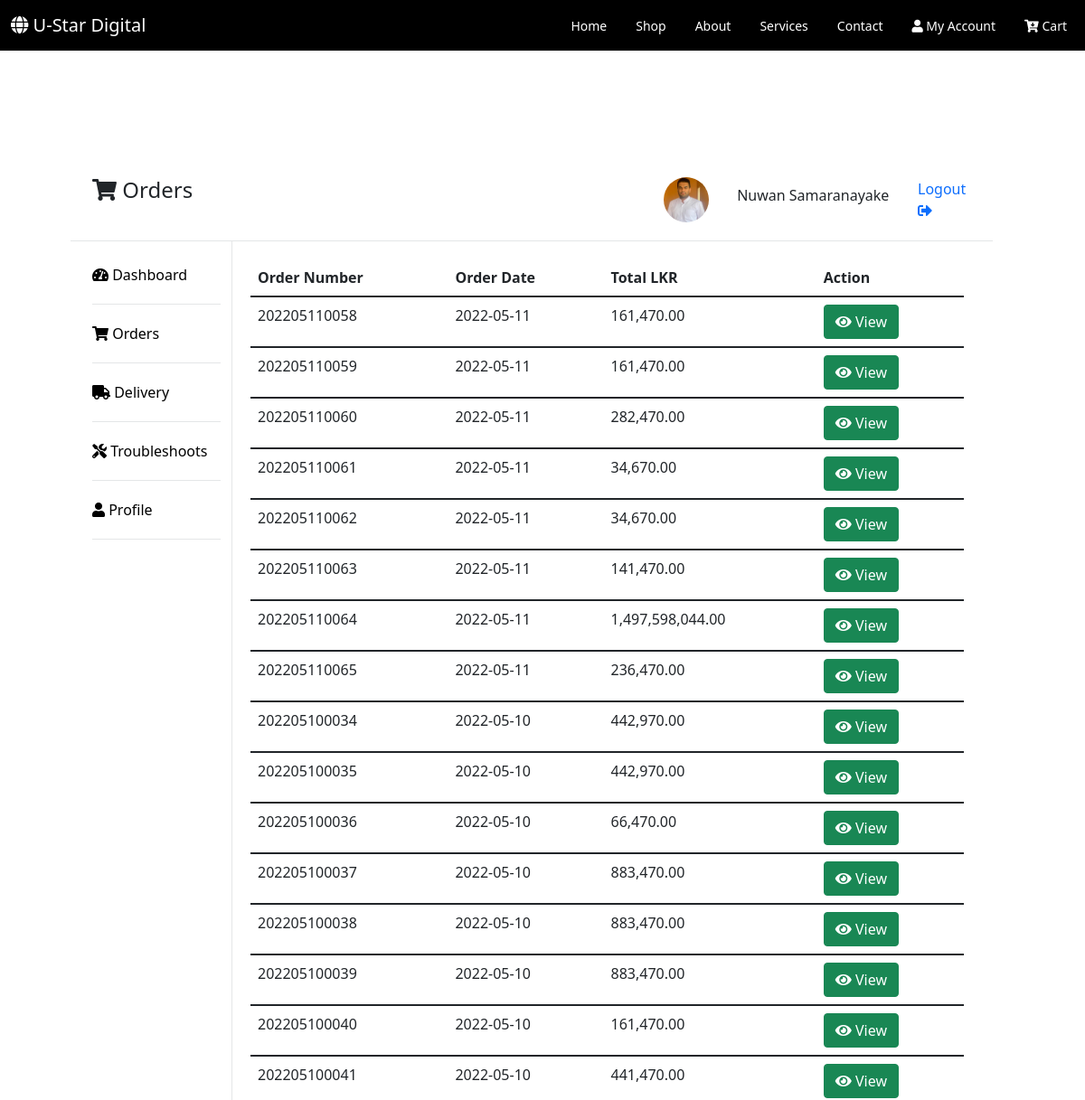
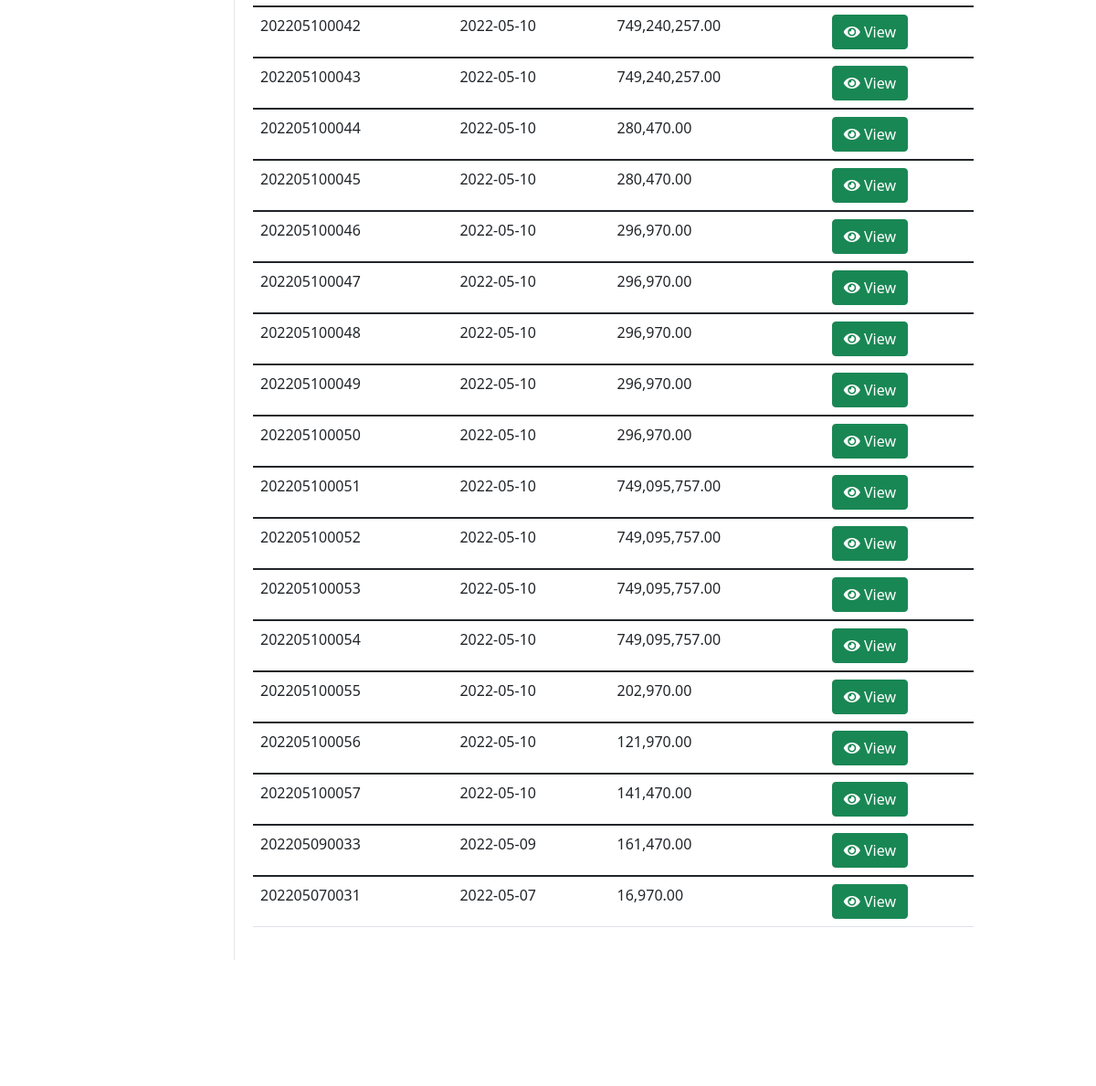
/dashboard/orders.php (signed in, upper part), run on an earlier commit of the app's database (2 pictures, top to bottom).
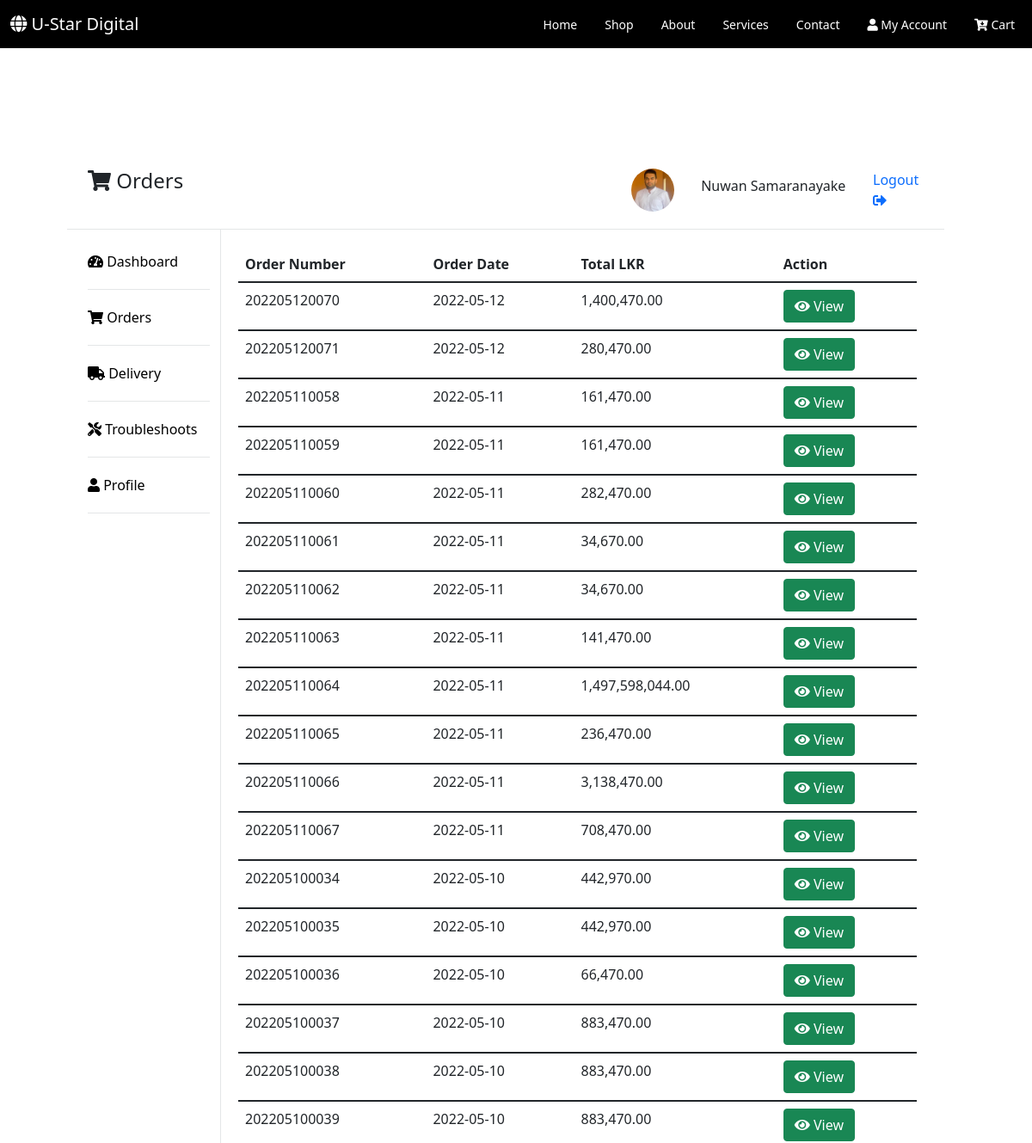
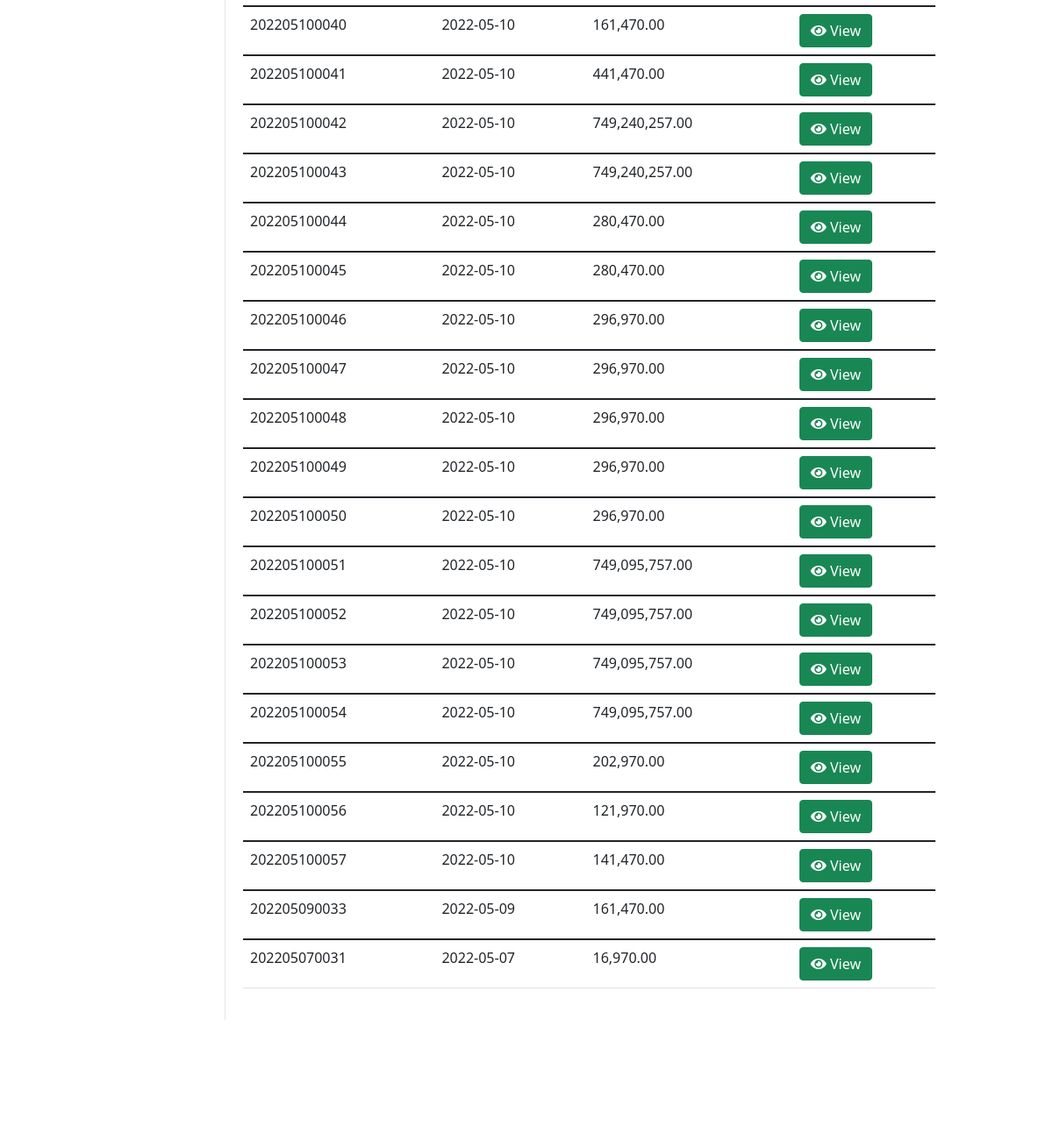
And on a later commit of the database (2 pictures, top to bottom).
### tables this page shows
CREATE TABLE `orders` (
  `order_id` int(11) NOT NULL,
  `order_number` varchar(255) NOT NULL,
  `order_total` int(11) NOT NULL,
  `total_discount` int(11) NOT NULL,
  `delivery_charge` int(11) NOT NULL,
  `order_date` date NOT NULL,
  `order_time` time NOT NULL,
  `user_id` int(11) NOT NULL,
  `payment_id` int(11) NOT NULL,
  `grand_total` int(11) NOT NULL,
  `courier_status` int(11) NOT NULL
);

### dashboard/orders.php (the view, shortened to what this page needs)
<?php
include "site_nav.php";
include "dashboard_nav.php";
$db = db_con();
?>
<div class="col-10 dash_content">
    <div class="page_tables">
        <table class="table table-hover">
            <thead>
                <tr>
                    <th scope="col" class="table_head">Order Number</th>
                    <th scope="col" class="table_head">Order Date</th>
                    <th scope="col" class="table_head">Total LKR</th>
                    <th scope="col" class="table_head">Action</th>
                </tr>
            </thead>
            <tbody>
                <?php
                $user_id =  $_SESSION['user_id'];
                $sql = "SELECT * FROM orders o WHERE o.user_id = $user_id ORDER BY `o`.`order_date` DESC";
                $result = $db->query($sql);
                if ($result->num_rows > 0) {
                    while ($row = $result->fetch_assoc()) {
                ?>
                        <tr>
                            <td class="table_body"><?php echo $row['order_number'] ?></td>
                            <td class="table_body"><?php echo $row['order_date'] ?></td>
                            <td class="table_body"><?php echo number_format($row['grand_total'], 2)  ?></td>
                            <td>
                                <form action="invoice.php" method="post">
                                    <a href="view.php">
                                        <button type="submit" name="action" value="view" class="btn btn-block btn-success btn-xs"><i class="fas fa-eye"></i> View</button>
                                    </a>
                                </form>
                            </td>
                        </tr>
            </tbody>
    <?php
                    }
                }
    ?>
        </table>
    </div>
</div>
</div>
</div>
</div>
<?php
include "site_footer.php";
?>

### dashboard/site_nav.php (shortened to what this page needs)
<!doctype html>
<html lang="en">
<head>
    <link href="../assets/css/bootstrap.min.css" rel="stylesheet">
    <link href="../assets/css/style.css" rel="stylesheet" type="text/css" />
    <link href="../assets/icons/fontawesome-free-5.15.4-web/css/all.css" rel="stylesheet" type="text/css" />
</head>
<body>
    <div>
        <nav class="navbar navbar-expand-lg navbar-light bg-light nav_sys">
            <div class="container-fluid">
                <a class="navbar-brand" style="color: white;" href="http://localhost/bit/">
                    <i class="fas fa-globe"></i> U-Star Digital
                </a>
                <div class="collapse navbar-collapse" id="navbarNav">
                    <ul class="navbar-nav">
                        <li class="nav-item">
                            <a class="nav-link sys_nav_link" aria-current="page" href="http://localhost/bit/">Home</a>
                        </li>
                        <li class="nav-item">
                            <a class="nav-link sys_nav_link" href="http://localhost/bit/shop.php">Shop</a>
                        </li>
                        <li class="nav-item">
                            <a class="nav-link sys_nav_link" href="http://localhost/bit/about.php">About</a>
                        </li>
                        <li class="nav-item">
                            <a class="nav-link sys_nav_link" href="http://localhost/bit/services.php">Services</a>
                        </li>
                        <li class="nav-item">
                            <a class="nav-link sys_nav_link" href="http://localhost/bit/contact.php">Contact</a>
                        </li>
                        <li class="nav-item">
                            <a class="nav-link sys_nav_link" href="
                            <?php
                            if (!empty($_SESSION['user_id'])) {
                                echo "http://localhost/bit/dashboard/dashboard.php";
                            } else {
                                echo "http://localhost/bit/dashboard/";
                            }
                            ?>
                            "> <i class="fas fa-user"></i> My Account</a>
                        </li>
                        <li class="nav-item">
                            <a class="nav-link sys_nav_link" href="http://localhost/bit/cart.php">
                                <i class="fas fa-cart-arrow-down"></i> Cart
                            </a>
                        </li>
                    </ul>
                </div>
            </div>
        </nav>
    </div>

### dashboard/dashboard_nav.php (shortened to what this page needs)
<?php
$dash = array();
if (pathinfo($_SERVER['PHP_SELF'], PATHINFO_FILENAME) == "orders") {
    $dash['dash_icon'] = '<i class="fas fa-shopping-cart"></i>';
    $dash['path'] = pathinfo($_SERVER['PHP_SELF'], PATHINFO_FILENAME);
}
?>
<div class="container">
    <div class="row item_row_main">
        <div class="row dash_hedding_row">
            <div class="col-6">
                <h4> <?php echo $dash['dash_icon'] ?> <?php echo ucfirst($dash['path']);  ?></h4>
            </div>
            <div class="col-6">
                <div class="row">
                    <div class="col-10">
                        <div class="row">
                            <div class="col-6 dash_image_box">
                                <img src="http://localhost/bit/assets/images/<?php echo $_SESSION['profile_image'] ?>" class="dash_image" alt="" />
                            </div>
                            <div class="col-6 dash_name_box">
                                <h6><?php echo $_SESSION['first_name'] . " " . $_SESSION['last_name']; ?></h6>
                            </div>
                        </div>
                    </div>
                    <div class="col-2 dash_notifcation_box">
                        <a href="logout.php" style="text-decoration:none ;">
                           Logout <i class="fas fa-sign-out-alt"></i>
                        </a>
                    </div>
                </div>
            </div>
        </div>
        <div class="row">
            <div class="col-2 dash_content_nav">
                <div class="dash_left_nav_first">
                    <a href="dashboard.php" style="text-decoration:none; color:black">
                        <i class="fas fa-tachometer-alt"></i> Dashboard
                    </a>
                </div>
                <div class="dash_left_nav">
                    <a href="orders.php" style="text-decoration:none; color:black">
                        <i class="fas fa-shopping-cart"></i> Orders
                    </a>
                </div>
                <div class="dash_left_nav">
                    <a href="delivery.php" style="text-decoration:none; color:black">
                        <i class="fas fa-truck"></i> Delivery
                    </a>
                </div>
                <div class="dash_left_nav">
                    <a href="troubleshoots.php" style="text-decoration:none; color:black">
                        <i class="fas fa-tools"></i> Troubleshoots
                    </a>
                </div>
                <div class="dash_left_nav">
                    <a href="edit_profile.php" style="text-decoration:none; color:black">
                    <i class="fas fa-user"></i> Profile
                    </a>
                </div>
            </div>

### dashboard/site_footer.php (shortened to what this page needs)
</body>
</html>

### assets/css/style.css (style rules this page uses)
.navbar-expand-lg .navbar-collapse { display: flex!important; flex-basis: auto; flex-direction: row; justify-content: flex-end; }
.bg-light { background-color: #f8f9fa00!important; z-index: 5; }
.navbar-light .navbar-nav .nav-link { color: rgb(255 255 255 / 55%); font-weight: 300; font-size: 14px; }
.item_row_main { margin-top: 80px; margin-bottom: 80px; padding: 60px; }
.nav_sys { background-color: black!important; }
.sys_nav_link { color: white !important; }
.navbar-expand-lg .navbar-nav .nav-link { padding-right: .5rem; padding-left: 1.5rem; }
.dash_image_box { display: flex; flex-direction: row; align-content: center; flex-wrap: nowrap; justify-content: flex-end; align-items: center; }
.dash_image { width: 50px; border-radius: 25px; }
.dash_name_box { display: flex; flex-direction: row; align-content: center; align-items: center; justify-content: center; font-size: 15px; }
.dash_notifcation_box { display: flex; flex-direction: row; align-content: center; align-items: center; justify-content: center; flex-wrap: nowrap; }
.dash_hedding_row { border-style: solid; border-color: #e4e6e7; border-width: 0px 0px 1px 0px; padding-bottom: 20px; }
.dash_content { border-style: solid; border-color: #e4e6e7; border-width: 0px 0px 0px 1px; padding: 20px; }
.dash_content_nav { padding-top: 25px; }
.dash_left_nav_first { padding-bottom: 20px; border-style: solid; border-color: #e4e6e7; border-width: 0px 0px 1px 0px; }
.dash_left_nav { padding-top: 20px; padding-bottom: 20px; border-style: solid; border-color: #e4e6e7; border-width: 0px 0px 1px 0px; }

What changed in the data, as far as the page shows it:
added orders: order_number "202205120070", order_date "2022-05-12", grand_total "1,400,470.00"
added orders: order_number "202205120071", order_date "2022-05-12", grand_total "280,470.00"
added orders: order_number "202205110066", order_date "2022-05-11", grand_total "3,138,470.00"
added orders: order_number "202205110067", order_date "2022-05-11", grand_total "708,470.00"
